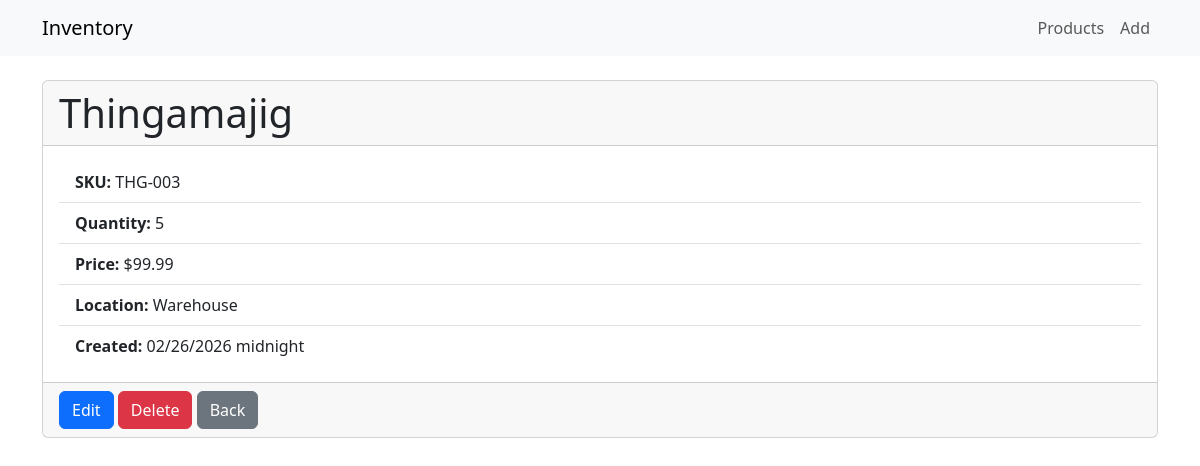
Page /product/3/ on the committed database.
### inventory/models.py (models this page shows, shortened)
class Product(models.Model):
    name = models.CharField(max_length=200)
    sku = models.CharField(max_length=100, unique=True)
    quantity = models.IntegerField(default=0)
    price = models.DecimalField(max_digits=10, decimal_places=2)
    location = models.CharField(max_length=200, blank=True)
    created_at = models.DateTimeField(auto_now_add=True)

### inventory/views.py (the view)
# urls.py: path('product/<int:pk>/', views.product_detail, name='product_detail'),
def product_detail(request, pk):
    product = get_object_or_404(Product, pk=pk)
    return render(request, 'inventory/product_detail.html', {'product': product})

### templates/inventory/product_detail.html
{% extends 'base.html' %}
{% block content %}
  <div class="card">
    <div class="card-header">
      <h1 class="card-title mb-0">{{ product.name }}</h1>
    </div>
    <div class="card-body">
      <ul class="list-group list-group-flush">
        <li class="list-group-item"><strong>SKU:</strong> {{ product.sku }}</li>
        <li class="list-group-item"><strong>Quantity:</strong> {{ product.quantity }}</li>
        <li class="list-group-item"><strong>Price:</strong> ${{ product.price }}</li>
        <li class="list-group-item"><strong>Location:</strong> {{ product.location }}</li>
        <li class="list-group-item"><strong>Created:</strong> {{ product.created_at|date:'SHORT_DATETIME_FORMAT' }}</li>
      </ul>
    </div>
    <div class="card-footer">
      <a class="btn btn-primary" href="{% url 'inventory:product_edit' product.pk %}">Edit</a>
      <a class="btn btn-danger" href="{% url 'inventory:product_delete' product.pk %}">Delete</a>
      <a class="btn btn-secondary" href="{% url 'inventory:product_list' %}">Back</a>
    </div>
  </div>
{% endblock %}

### rows in the picture
Product: name "Thingamajig", sku "THG-003", quantity "5", price "99.99", location "Warehouse", created_at "02/26/2026 midnight"
